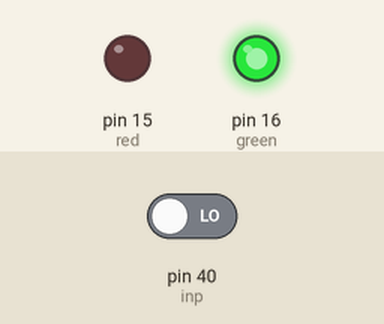
This program was run on a simulated Raspberry Pi (header pin numbers). On the bench: output pins drawn as LEDs (lit = HIGH). Inputs (shaded band) come from the test bench; at power-on: pin 40 (inp) LOW. What the program prints to the terminal is not drawn.

Above: at 1.2 s.
1.3 s: pin 40 (inp) driven HIGH
At 2.3 s:
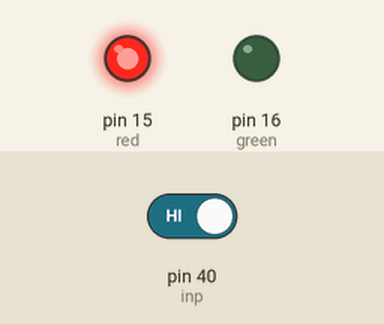
2.8 s: pin 40 (inp) driven LOW
At 3.4 s:
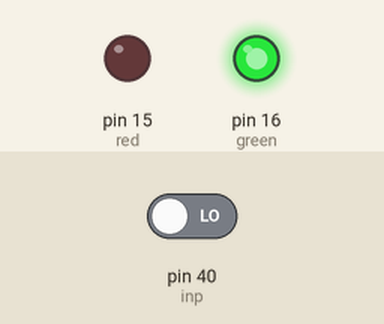
Timing chart, 0 to 5.8 s (numbered marks = the images above; inputs shaded):
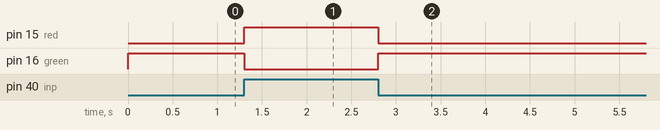

Measured:
- after the input at 1.3 s, pin 15 (red): LOW → HIGH at once; pin 16 (green): HIGH → LOW at once
- after the input at 2.8 s, pin 15 (red): HIGH → LOW at once; pin 16 (green): LOW → HIGH at once

The program:

ir_sensor.py
```python
#Ir Sensor Raspberry Pi
import RPi.GPIO as GPIO
import time
GPIO.setmode(GPIO.BOARD)
red=15
green=16
GPIO.setup(40, GPIO.IN)
GPIO.setup(red, GPIO.OUT)
GPIO.setup(green,GPIO.OUT)
GPIO.output(green, GPIO.LOW)
GPIO.output(red, GPIO.LOW)
while True:
    inp=GPIO.input(40)
    print(inp)
    if inp==0:
        GPIO.output(green, GPIO.HIGH)
        time.sleep(0.0005)
        GPIO.output(red, GPIO.LOW)
    if inp==1:
        GPIO.output(red, GPIO.HIGH)
        time.sleep(0.0005)
        GPIO.output(green, GPIO.LOW)


trig=5
echo=3
gnd=39
import RPi.GPIO as GPIO
import time
GPIO.setmode(GPIO.BOARD)
GPIO.setup(trig, GPIO.OUT)
GPIO.setup(echo, GPIO.IN)
while True:
    GPIO.output(trig, GPIO.HIGH)
    time.sleep(0.000001)
    GPIO.output(trig, GPIO.LOW)
    while GPIO.input(echo)==0:
        start=time.time()
    while GPIO.input(echo)==1:
        stop=time.time()
    difference=stop-start
    d=(34300 * difference) / 2
    print(d)
    time.sleep(1)
```
